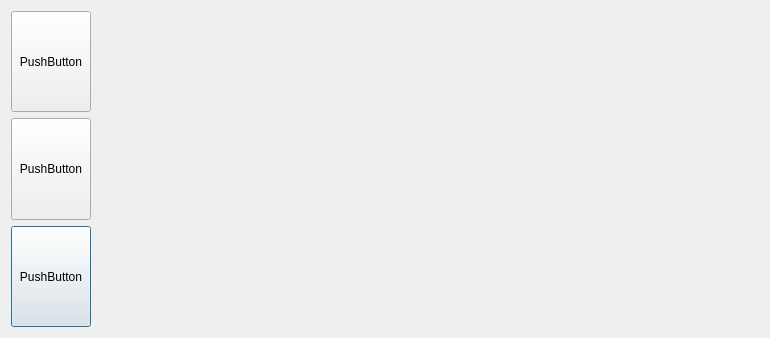
<?xml version="1.0" encoding="UTF-8"?>
<ui version="4.0">
 <class>rundiagnosis</class>
 <widget class="QDialog" name="rundiagnosis">
  <property name="geometry">
   <rect>
    <x>0</x>
    <y>0</y>
    <width>770</width>
    <height>338</height>
   </rect>
  </property>
  <property name="windowTitle">
   <string>Dialog</string>
  </property>
  <layout class="QGridLayout" name="gridLayout">
   <item row="0" column="0">
    <layout class="QFormLayout" name="formLayout">
     <item row="2" column="0">
      <widget class="QPushButton" name="returnButton">
       <property name="sizePolicy">
        <sizepolicy hsizetype="Expanding" vsizetype="Expanding">
         <horstretch>0</horstretch>
         <verstretch>0</verstretch>
        </sizepolicy>
       </property>
       <property name="maximumSize">
        <size>
         <width>500</width>
         <height>500</height>
        </size>
       </property>
       <property name="text">
        <string>PushButton</string>
       </property>
      </widget>
     </item>
     <item row="1" column="0">
      <widget class="QPushButton" name="diagnosticsButton">
       <property name="sizePolicy">
        <sizepolicy hsizetype="Expanding" vsizetype="Expanding">
         <horstretch>0</horstretch>
         <verstretch>0</verstretch>
        </sizepolicy>
       </property>
       <property name="maximumSize">
        <size>
         <width>500</width>
         <height>500</height>
        </size>
       </property>
       <property name="text">
        <string>PushButton</string>
       </property>
      </widget>
     </item>
     <item row="0" column="0">
      <widget class="QPushButton" name="emergencyStopButton">
       <property name="sizePolicy">
        <sizepolicy hsizetype="Expanding" vsizetype="Expanding">
         <horstretch>0</horstretch>
         <verstretch>0</verstretch>
        </sizepolicy>
       </property>
       <property name="maximumSize">
        <size>
         <width>500</width>
         <height>500</height>
        </size>
       </property>
       <property name="text">
        <string>PushButton</string>
       </property>
      </widget>
     </item>
    </layout>
   </item>
  </layout>
 </widget>
 <resources/>
 <connections/>
</ui>
